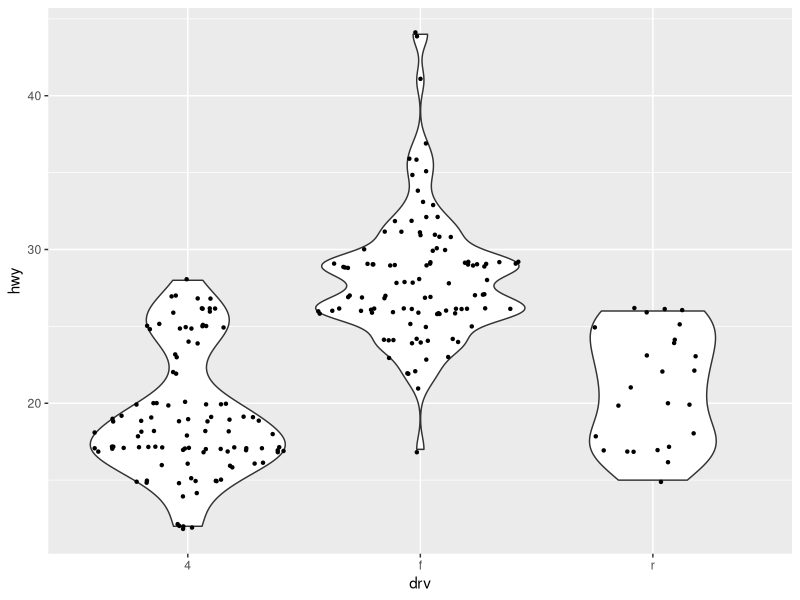
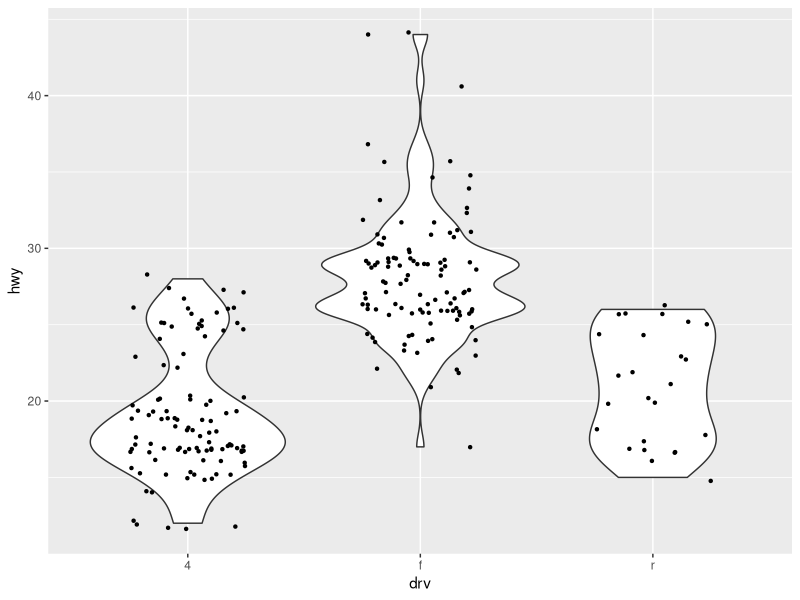

These charts were generated, in order, by the following R code:
## ---- chunk 1
if(!require(ggforce)) install.packages("ggforce")
## ---- chunk 2
library(ggforce)


ggplot(mpg,aes(x = drv, y = hwy ))+
     geom_violin()+
    geom_sina(size = 0.85)

## ---- chunk 3
ggplot(mpg,aes(x = drv, y = hwy ))+
    geom_violin()+
    geom_jitter(width = 0.25, size = 0.85)
